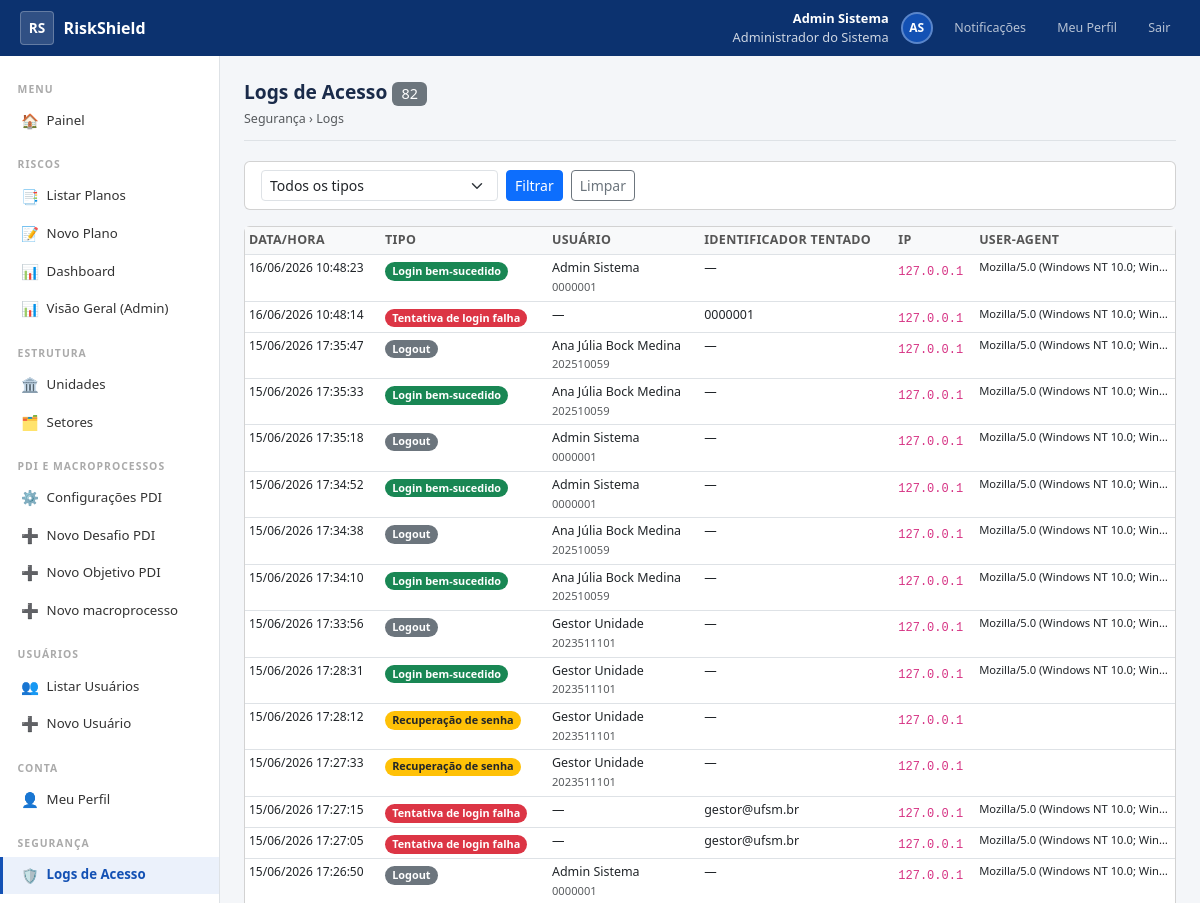
The page /logs/acesso/ (signed in, upper part) on the database as committed earlier.
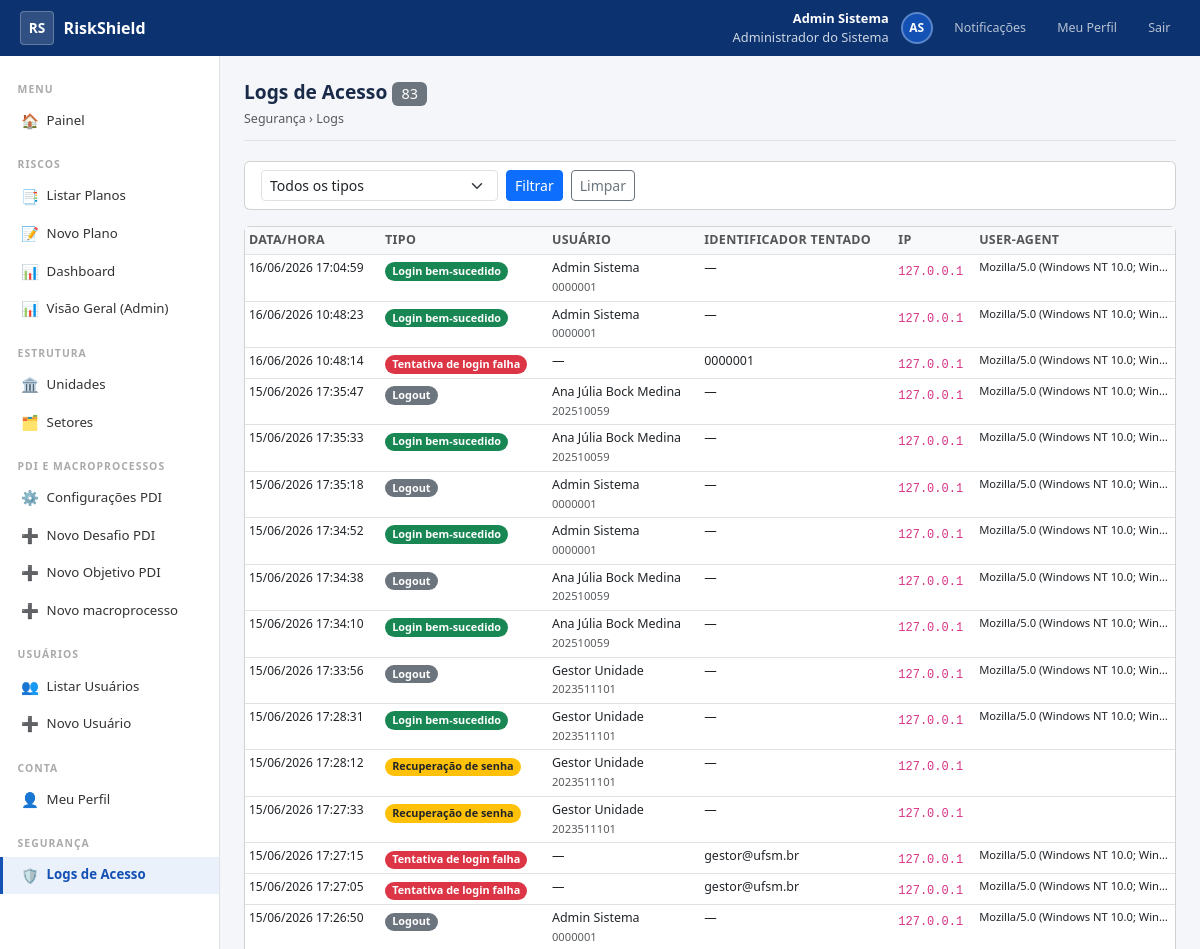
The same page on the database as committed later.
### accounts/models.py (models this page shows, shortened)
class LogAcesso(models.Model):
    TIPO_LOGIN_OK    = 'LOGIN_OK'
    TIPO_LOGIN_FALHA = 'LOGIN_FALHA'
    TIPO_LOGOUT      = 'LOGOUT'
    TIPO_ATIVACAO    = 'ATIVACAO'
    TIPO_RECUPERACAO = 'RECUPERACAO_SENHA'
    TIPO_BLOQUEIO    = 'BLOQUEIO_IP'
    TIPO_SESSAO_EXP  = 'SESSAO_EXPIRADA'
    TIPO_CHOICES = [
        (TIPO_LOGIN_OK,    'Login bem-sucedido'),
        (TIPO_LOGIN_FALHA, 'Tentativa de login falha'),
        (TIPO_LOGOUT,      'Logout'),
        (TIPO_ATIVACAO,    'Ativação de conta'),
        (TIPO_RECUPERACAO, 'Recuperação de senha'),
        (TIPO_BLOQUEIO,    'IP bloqueado por brute force'),
        (TIPO_SESSAO_EXP,  'Sessão expirada'),
    ]
    tipo              = models.CharField('Tipo', max_length=30, choices=TIPO_CHOICES, db_index=True)
    usuario           = models.ForeignKey(
        Usuario, on_delete=models.SET_NULL,
        null=True, blank=True, related_name='logs_acesso',
    )
    identificador_tentado = models.CharField(
        'Matrícula/E-mail tentado', max_length=200, blank=True,
    )
    ip                = models.GenericIPAddressField('Endereço IP', null=True, blank=True)
    user_agent        = models.TextField('User-Agent', blank=True)
    detalhes          = models.TextField('Detalhes', blank=True)
    criado_em         = models.DateTimeField('Data/Hora', auto_now_add=True, db_index=True)
    class Meta:
        verbose_name = 'Log de Acesso'
        verbose_name_plural = 'Logs de Acesso'
        ordering = ['-criado_em']

class Usuario(AbstractBaseUser, PermissionsMixin):
    primeiro_nome = models.CharField('Primeiro Nome', max_length=80)
    sobrenome = models.CharField('Sobrenome', max_length=100)
    matricula = models.CharField('Matrícula', max_length=20, unique=True, db_index=True)
    email = models.EmailField('E-mail Institucional', unique=True, db_index=True)
    foto = models.ImageField('Foto', upload_to='fotos/', blank=True, null=True)
    telefone = models.CharField('Telefone Institucional', max_length=20, blank=True)
    cargo = models.CharField('Cargo / Função', max_length=120, blank=True)
    perfil = models.CharField(
        'Perfil',
        max_length=20,
        choices=Perfil.choices,
        default=Perfil.SERVIDOR,
        db_index=True,
    )
    ativo = models.BooleanField('Ativo', default=True, db_index=True)
    conta_ativada = models.BooleanField('Conta Ativada', default=False)
    is_staff = models.BooleanField('Acesso Admin Django', default=False)
    criado_em = models.DateTimeField('Criado em',    auto_now_add=True)
    atualizado_em = models.DateTimeField('Atualizado em', auto_now=True)
    deleted_at = models.DateTimeField('Excluído em',  null=True, blank=True, db_index=True)
    criado_por = models.ForeignKey(
        'self', on_delete=models.SET_NULL,
        null=True, blank=True,
        related_name='usuarios_criados',
        verbose_name='Criado por',
    )
    ultimo_login_ip = models.GenericIPAddressField('IP do Último Login', null=True, blank=True)
    history = HistoricalRecords(
        history_change_reason_field=models.TextField(null=True),
        excluded_fields=['last_login', 'ultimo_login_ip'],
    )
    objects = UsuarioManager()
    USERNAME_FIELD  = 'matricula'
    REQUIRED_FIELDS = ['email', 'primeiro_nome', 'sobrenome']
    class Meta:
        verbose_name = 'Usuário'
        verbose_name_plural  = 'Usuários'
        ordering = ['primeiro_nome', 'sobrenome']
    def get_nome_completo(self):
        return f'{self.primeiro_nome} {self.sobrenome}'.strip()
    def get_iniciais(self):
        partes = self.get_nome_completo().split()
        if len(partes) >= 2:
            return f'{partes[0][0]}{partes[-1][0]}'.upper()
        return self.matricula[:2].upper()
    @property
    def is_admin(self):
        return self.perfil == Perfil.ADMIN
    @property
    def is_servidor(self):
        return self.perfil == Perfil.SERVIDOR
    @property
    def pode_criar_usuario(self):
        return self.perfil in (Perfil.ADMIN, Perfil.GESTOR_UNIDADE)
    @property
    def pode_gerenciar_usuarios(self):
        return self.perfil in (Perfil.ADMIN, Perfil.GESTOR_UNIDADE, Perfil.GESTOR_SETOR)
    @property
    def pode_ver_logs(self):
        return self.perfil == Perfil.ADMIN

### accounts/views.py (the view)
# urls.py: path('logs/acesso/',                              views.view_logs_acesso,      name='logs_acesso'),
@requer_admin
def view_logs_acesso(request):
    qs   = LogAcesso.objects.select_related('usuario').order_by('-criado_em')
    tipo = request.GET.get('tipo', '')
    if tipo:
        qs = qs.filter(tipo=tipo)
    return render(request, 'accounts/logs_acesso.html', {
        'logs': qs[:500], 'tipos': LogAcesso.TIPO_CHOICES, 'filtro_tipo': tipo,
    })

### accounts/managers.py (called while the page is built)
    def get_queryset(self):
        return super().get_queryset().filter(deleted_at__isnull=True)

### riscos/context_processors.py (called while the page is built)
def notificacoes(request):
    if not request.user.is_authenticated:
        return {}
    from riscos.models import Notificacao
    count = Notificacao.objects.filter(usuario=request.user, lida=False).count()
    return {'notificacoes_count': count}

### templates/accounts/logs_acesso.html (shortened to what this page needs)
{% extends 'base_sistema.html' %}
{% block content %}
<div class="page-header">
  <h1>Logs de Acesso <span class="badge bg-secondary fw-normal">{{ logs|length }}</span></h1>
  <ol class="breadcrumb mb-0"><li class="breadcrumb-item active">Segurança › Logs</li></ol>
</div>
<div class="card mb-3">
  <div class="card-body py-2">
    <form method="get" class="d-flex gap-2 align-items-end">
      <div>
        <select name="tipo" class="form-select form-select-sm">
          <option value="">Todos os tipos</option>
        </select>
      </div>
      <button type="submit" class="btn btn-primary btn-sm">Filtrar</button>
      <a href="{% url 'logs_acesso' %}" class="btn btn-outline-secondary btn-sm">Limpar</a>
    </form>
  </div>
</div>
<div class="card">
  <div class="card-body p-0">
    <table class="table table-hover table-sm mb-0 table-gov">
      <thead>
        <tr>
          <th>Data/Hora</th>
          <th>Tipo</th>
          <th>Usuário</th>
          <th>Identificador tentado</th>
          <th>IP</th>
          <th>User-Agent</th>
        </tr>
      </thead>
      <tbody>
        {% for log in logs %}
        <tr>
          <td style="font-size:.75rem;white-space:nowrap;">{{ log.criado_em|date:"d/m/Y H:i:s" }}</td>
          <td>
            <span class="badge rounded-pill
              {% if log.tipo == 'LOGIN_OK' %}bg-success
              {% elif log.tipo == 'LOGIN_FALHA' %}bg-danger
              {% elif log.tipo == 'LOGOUT' %}bg-secondary
              {% elif log.tipo == 'BLOQUEIO_IP' %}bg-dark
              {% elif log.tipo == 'ATIVACAO' %}bg-primary
              {% elif log.tipo == 'RECUPERACAO_SENHA' %}bg-warning text-dark
              {% else %}bg-light text-dark{% endif %}" style="font-size:.68rem;">
              {{ log.get_tipo_display }}
            </span>
          </td>
          <td style="font-size:.78rem;">
            {% if log.usuario %}{{ log.usuario.get_nome_completo }}<br>
            <span class="text-muted" style="font-size:.7rem;">{{ log.usuario.matricula }}</span>
            {% else %}—{% endif %}
          </td>
          <td style="font-size:.78rem;">{{ log.identificador_tentado|default:"—" }}</td>
          <td><code style="font-size:.75rem;">{{ log.ip|default:"—" }}</code></td>
          <td style="font-size:.7rem; max-width:180px; overflow:hidden; text-overflow:ellipsis; white-space:nowrap;" title="{{ log.user_agent }}">
            {{ log.user_agent|truncatechars:50 }}
          </td>
        </tr>
        {% empty %}
        <tr><td colspan="6" class="text-center text-muted py-3">Nenhum log encontrado.</td></tr>
        {% endfor %}
      </tbody>
    </table>
  </div>
</div>
{% endblock %}

Rows that differ between the two databases and show on the page:
added LogAcesso: criado_em "16/06/2026 17:04:59", tipo "Login bem-sucedido", usuario.get_nome_completo "Admin Sistema", usuario.matricula "0000001", identificador_tentado "—", ip "127.0.0.1", user_agent "Mozilla/5.0 (Windows NT 10.0; Win…"
Other text that changed with them:
{{ logs|length }}: "82" → "83"
